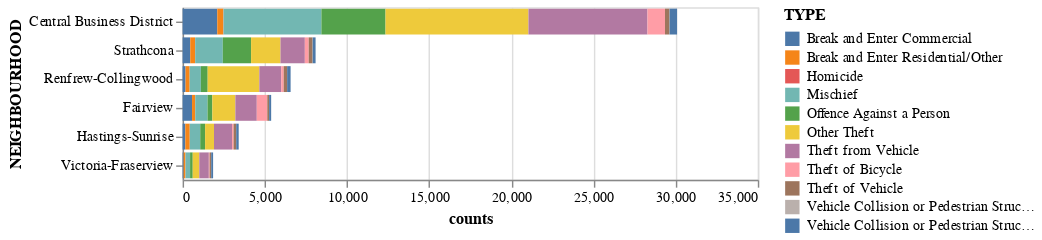

Notebook code cell kept with this figure:
### Code cell
## Crime types by neighborhood

# Group the data by neighborhood and crime type, and count the number of crimes in each category
crime_types = df.groupby(['NEIGHBOURHOOD', 'TYPE']).size().reset_index(name='counts')

# Create a stacked bar chart showing the crime types by neighborhood
x = alt.Chart(crime_types).mark_bar().encode(
    x='counts',
    y=alt.Y('NEIGHBOURHOOD:N', sort='-x'),
    color='TYPE:N'
)
x

### Figure 1 — Vega-Lite specification as saved in the notebook (floating-point values rounded to 4 significant figures)
{"$schema": "https://vega.github.io/schema/vega-lite/v4.8.1.json", "config": {"view": {"continuousHeight": 300, "continuousWidth": 400}}, "data": {"name": "data-f833e4c3e674adf3343166be590df25f"}, "datasets": {"data-f833e4c3e674adf3343166be590df25f": [{"NEIGHBOURHOOD": "Central Business District", "TYPE": "Break and Enter Commercial", "counts": 2108}, {"NEIGHBOURHOOD": "Central Business District", "TYPE": "Break and Enter Residential/Other", "counts": 365}, {"NEIGHBOURHOOD": "Central Business District", "TYPE": "Homicide", "counts": 15}, {"NEIGHBOURHOOD": "Central Business District", "TYPE": "Mischief", "counts": 5956}, {"NEIGHBOURHOOD": "Central Business District", "TYPE": "Offence Against a Person", "counts": 3902}, {"NEIGHBOURHOOD": "Central Business District", "TYPE": "Other Theft", "counts": 8697}, {"NEIGHBOURHOOD": "Central Business District", "TYPE": "Theft from Vehicle", "counts": 7242}, {"NEIGHBOURHOOD": "Central Business District", "TYPE": "Theft of Bicycle", "counts": 1066}, {"NEIGHBOURHOOD": "Central Business District", "TYPE": "Theft of Vehicle", "counts": 275}, {"NEIGHBOURHOOD": "Central Business District", "TYPE": "Vehicle Collision or Pedestrian Struck (with Fatality)", "counts": 7}, {"NEIGHBOURHOOD": "Central Business District", "TYPE": "Vehicle Collision or Pedestrian Struck (with Injury)", "counts": 453}, {"NEIGHBOURHOOD": "Fairview", "TYPE": "Break and Enter Commercial", "counts": 573}, {"NEIGHBOURHOOD": "Fairview", "TYPE": "Break and Enter Residential/Other", "counts": 195}, {"NEIGHBOURHOOD": "Fairview", "TYPE": "Mischief", "counts": 747}, {"NEIGHBOURHOOD": "Fairview", "TYPE": "Offence Against a Person", "counts": 292}, {"NEIGHBOURHOOD": "Fairview", "TYPE": "Other Theft", "counts": 1402}, {"NEIGHBOURHOOD": "Fairview", "TYPE": "Theft from Vehicle", "counts": 1303}, {"NEIGHBOURHOOD": "Fairview", "TYPE": "Theft of Bicycle", "counts": 639}, {"NEIGHBOURHOOD": "Fairview", "TYPE": "Theft of Vehicle", "counts": 111}, {"NEIGHBOURHOOD": "Fairview", "TYPE": "Vehicle Collision or Pedestrian Struck (with Fatality)", "counts": 1}, {"NEIGHBOURHOOD": "Fairview", "TYPE": "Vehicle Collision or Pedestrian Struck (with Injury)", "counts": 124}, {"NEIGHBOURHOOD": "Hastings-Sunrise", "TYPE": "Break and Enter Commercial", "counts": 163}, {"NEIGHBOURHOOD": "Hastings-Sunrise", "TYPE": "Break and Enter Residential/Other", "counts": 269}, {"NEIGHBOURHOOD": "Hastings-Sunrise", "TYPE": "Homicide", "counts": 3}, {"NEIGHBOURHOOD": "Hastings-Sunrise", "TYPE": "Mischief", "counts": 636}, {"NEIGHBOURHOOD": "Hastings-Sunrise", "TYPE": "Offence Against a Person", "counts": 297}, {"NEIGHBOURHOOD": "Hastings-Sunrise", "TYPE": "Other Theft", "counts": 542}, {"NEIGHBOURHOOD": "Hastings-Sunrise", "TYPE": "Theft from Vehicle", "counts": 1098}, {"NEIGHBOURHOOD": "Hastings-Sunrise", "TYPE": "Theft of Bicycle", "counts": 93}, {"NEIGHBOURHOOD": "Hastings-Sunrise", "TYPE": "Theft of Vehicle", "counts": 158}, {"NEIGHBOURHOOD": "Hastings-Sunrise", "TYPE": "Vehicle Collision or Pedestrian Struck (with Fatality)", "counts": 1}, {"NEIGHBOURHOOD": "Hastings-Sunrise", "TYPE": "Vehicle Collision or Pedestrian Struck (with Injury)", "counts": 151}, {"NEIGHBOURHOOD": "Renfrew-Collingwood", "TYPE": "Break and Enter Commercial", "counts": 177}, {"NEIGHBOURHOOD": "Renfrew-Collingwood", "TYPE": "Break and Enter Residential/Other", "counts": 250}, {"NEIGHBOURHOOD": "Renfrew-Collingwood", "TYPE": "Homicide", "counts": 1}, {"NEIGHBOURHOOD": "Renfrew-Collingwood", "TYPE": "Mischief", "counts": 682}, {"NEIGHBOURHOOD": "Renfrew-Collingwood", "TYPE": "Offence Against a Person", "counts": 414}, {"NEIGHBOURHOOD": "Renfrew-Collingwood", "TYPE": "Other Theft", "counts": 3143}, {"NEIGHBOURHOOD": "Renfrew-Collingwood", "TYPE": "Theft from Vehicle", "counts": 1334}, {"NEIGHBOURHOOD": "Renfrew-Collingwood", "TYPE": "Theft of Bicycle", "counts": 149}, {"NEIGHBOURHOOD": "Renfrew-Collingwood", "TYPE": "Theft of Vehicle", "counts": 207}, {"NEIGHBOURHOOD": "Renfrew-Collingwood", "TYPE": "Vehicle Collision or Pedestrian Struck (with Fatality)", "counts": 2}, {"NEIGHBOURHOOD": "Renfrew-Collingwood", "TYPE": "Vehicle Collision or Pedestrian Struck (with Injury)", "counts": 211}, {"NEIGHBOURHOOD": "Strathcona", "TYPE": "Break and Enter Commercial", "counts": 464}, {"NEIGHBOURHOOD": "Strathcona", "TYPE": "Break and Enter Residential/Other", "counts": 292}, {"NEIGHBOURHOOD": "Strathcona", "TYPE": "Homicide", "counts": 8}, {"NEIGHBOURHOOD": "Strathcona", "TYPE": "Mischief", "counts": 1680}, {"NEIGHBOURHOOD": "Strathcona", "TYPE": "Offence Against a Person", "counts": 1721}, {"NEIGHBOURHOOD": "Strathcona", "TYPE": "Other Theft", "counts": 1789}, {"NEIGHBOURHOOD": "Strathcona", "TYPE": "Theft from Vehicle", "counts": 1482}, {"NEIGHBOURHOOD": "Strathcona", "TYPE": "Theft of Bicycle", "counts": 236}, {"NEIGHBOURHOOD": "Strathcona", "TYPE": "Theft of Vehicle", "counts": 235}, {"NEIGHBOURHOOD": "Strathcona", "TYPE": "Vehicle Collision or Pedestrian Struck (with Fatality)", "counts": 8}, {"NEIGHBOURHOOD": "Strathcona", "TYPE": "Vehicle Collision or Pedestrian Struck (with Injury)", "counts": 175}, {"NEIGHBOURHOOD": "Victoria-Fraserview", "TYPE": "Break and Enter Commercial", "counts": 62}, {"NEIGHBOURHOOD": "Victoria-Fraserview", "TYPE": "Break and Enter Residential/Other", "counts": 111}, {"NEIGHBOURHOOD": "Victoria-Fraserview", "TYPE": "Homicide", "counts": 2}, {"NEIGHBOURHOOD": "Victoria-Fraserview", "TYPE": "Mischief", "counts": 279}, {"NEIGHBOURHOOD": "Victoria-Fraserview", "TYPE": "Offence Against a Person", "counts": 161}, {"NEIGHBOURHOOD": "Victoria-Fraserview", "TYPE": "Other Theft", "counts": 399}, {"NEIGHBOURHOOD": "Victoria-Fraserview", "TYPE": "Theft from Vehicle", "counts": 581}, {"NEIGHBOURHOOD": "Victoria-Fraserview", "TYPE": "Theft of Bicycle", "counts": 48}, {"NEIGHBOURHOOD": "Victoria-Fraserview", "TYPE": "Theft of Vehicle", "counts": 94}, {"NEIGHBOURHOOD": "Victoria-Fraserview", "TYPE": "Vehicle Collision or Pedestrian Struck (with Fatality)", "counts": 1}, {"NEIGHBOURHOOD": "Victoria-Fraserview", "TYPE": "Vehicle Collision or Pedestrian Struck (with Injury)", "counts": 116}]}, "encoding": {"color": {"field": "TYPE", "type": "nominal"}, "x": {"field": "counts", "type": "quantitative"}, "y": {"field": "NEIGHBOURHOOD", "sort": "-x", "type": "nominal"}}, "mark": "bar"}
